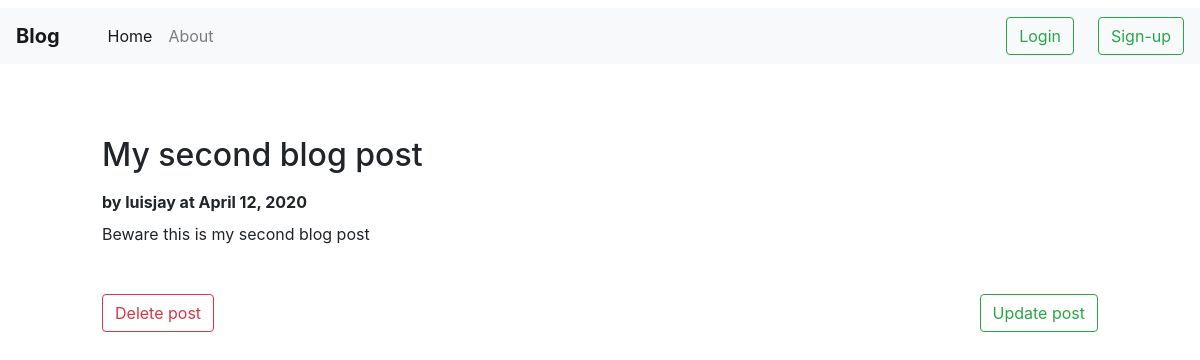
Screenshot of /post/2 with the database file from the repository.
### blog/models.py (models this page shows, shortened)
class post(models.Model):
	title=models.CharField(max_length=200)
	author=models.ForeignKey(to=User, on_delete=models.CASCADE,)
	content=models.TextField()
	date_created=models.DateField(auto_now=True)

### blog/views.py (the view)
# urls.py: path('post/<int:pk>', BlogDetailView.as_view(), name='post-detail'),
class BlogDetailView(DetailView):
	model=post
	template_name='blog/post_detail.html'

### blog/templates/blog/post_detail.html
{% extends 'blog/base.html' %}
{%block content%}
	<div class="container pl-5 pr-5">
			<h2 class='mt-5 mb-3'>{{object.title}} </h2>
			<strong class="mb-3">by  {{object.author}} at {{object.date_created}}</strong>
			<p class="mt-2 mb-5"> {{object.content}}</p>
			<a class="btn btn-outline-danger" href="{% url 'post-delete' post.id%}">Delete post</a>
			<a class="btn btn-outline-success float-right" href="{% url 'post-update' post.id%}">Update post</a>
	</div>
{%endblock%}

### rows the page displays
post: title "My second blog post", author "luisjay", date_created "April 12, 2020", content "Beware this is my second blog post"
